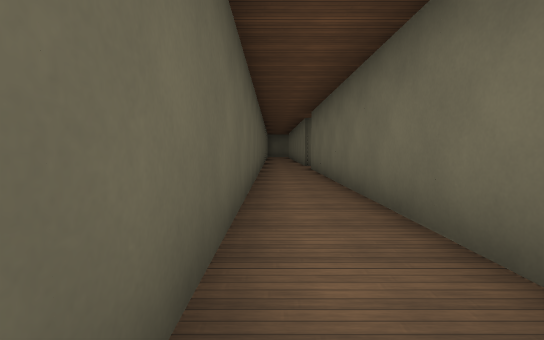
View 1 (above)

24 first-person views from a walk through a level from a Godot 3-D game. The camera is 1.4 m above the floor, tilts 4° down and sees 85° across. The floor is counted in squares, 2 m on a side. Each view is taken from the middle of a square. On the plan, view 1 faces up. The plan holds only what a view shows up to about 10 squares ahead; the rest is blank. The place goes on beyond the plan. Surface patterns are stand-ins for the level's own textures.

View 2
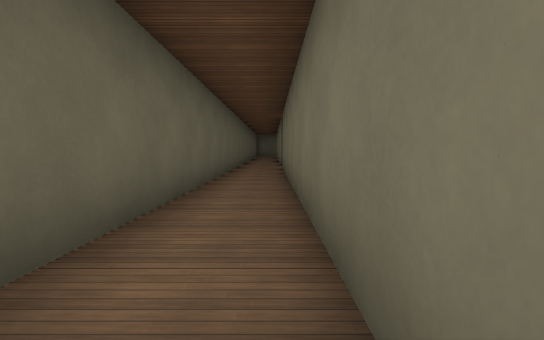

View 3
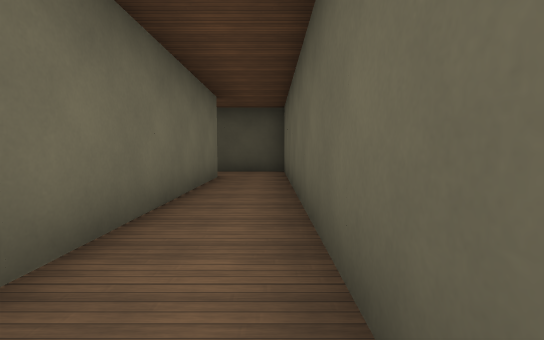

View 4
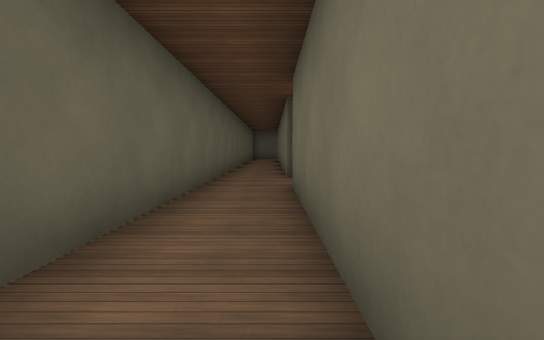

View 5
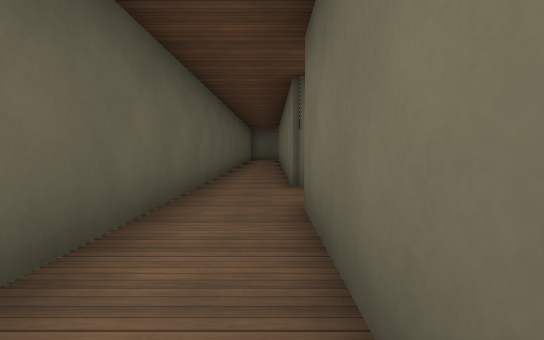

View 6
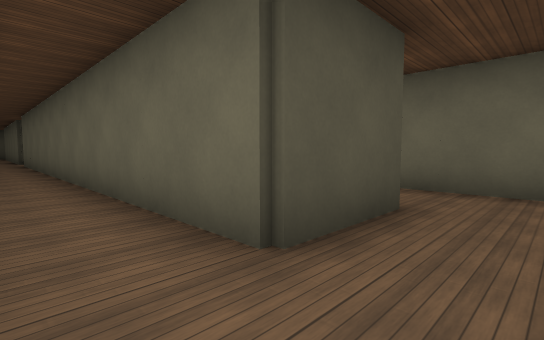

View 7
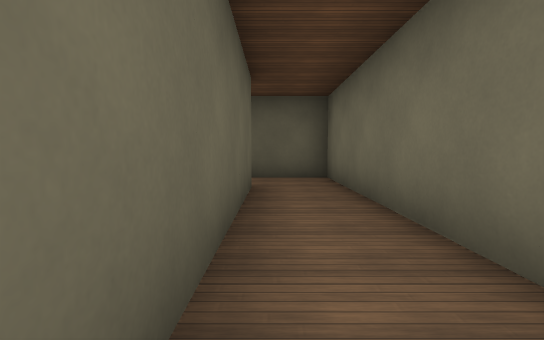

View 8
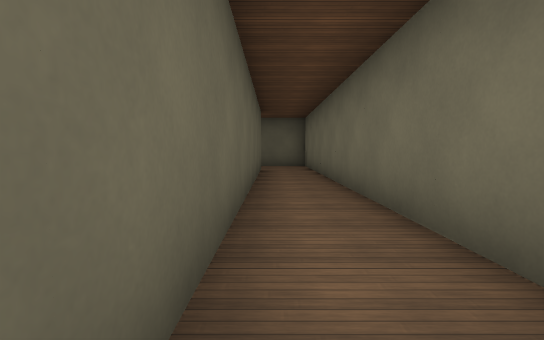

View 9
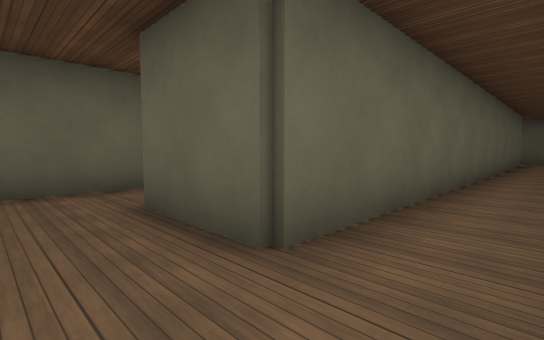

View 10
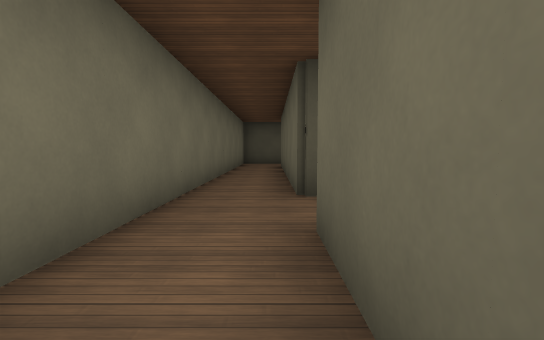

View 11
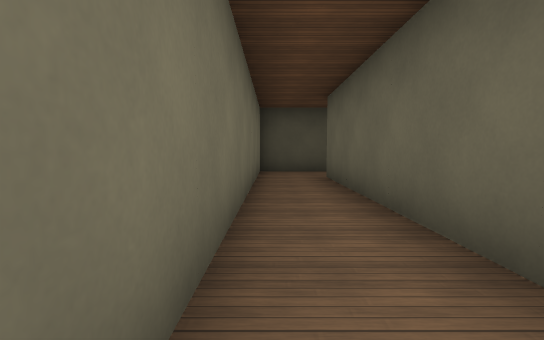

View 12
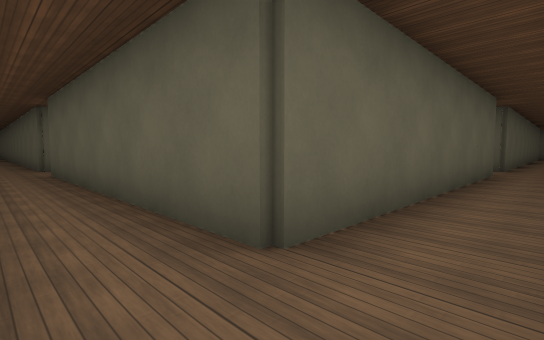

View 13
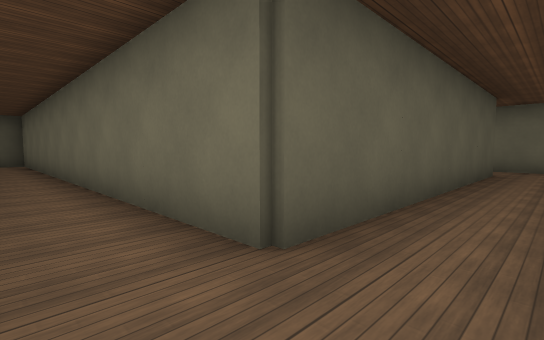

View 14
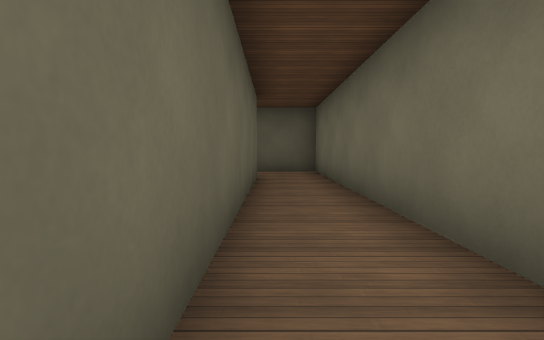

View 15
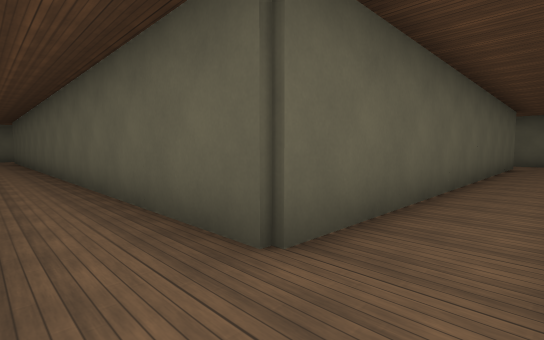

View 16
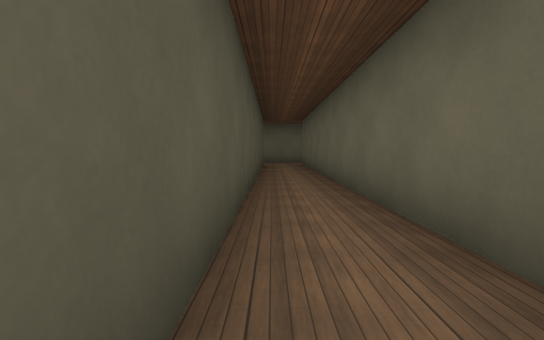

View 17
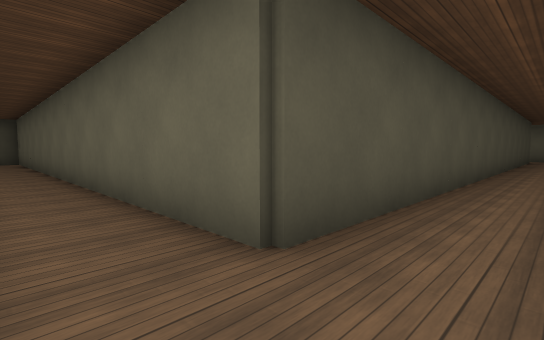

View 18
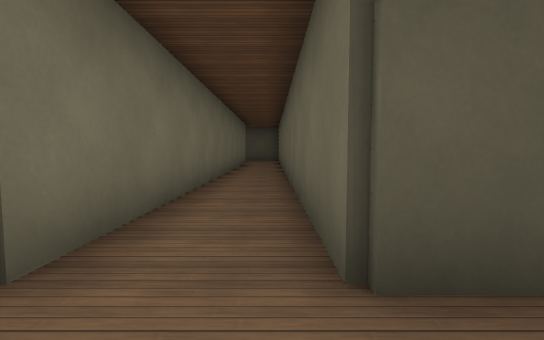

View 19
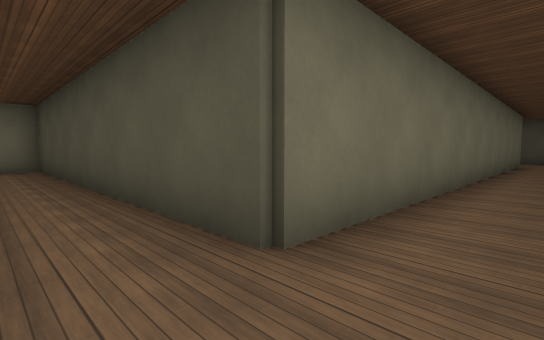

View 20
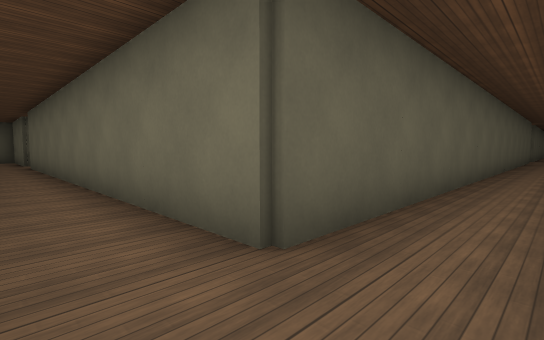

View 21
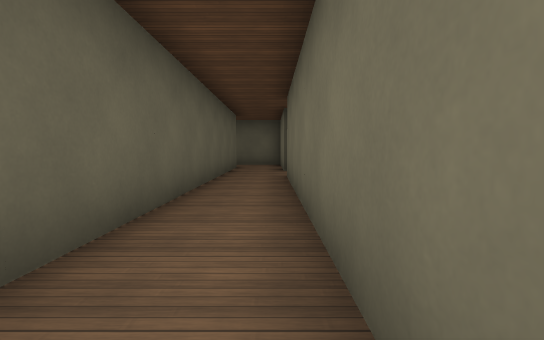

View 22
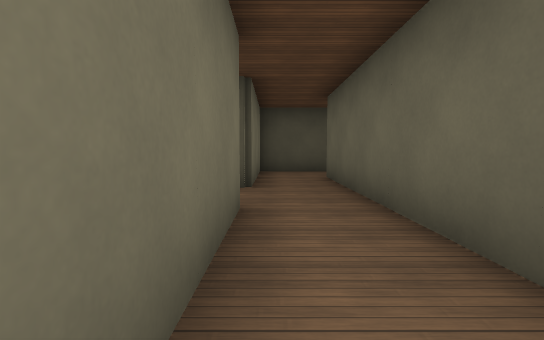

View 23
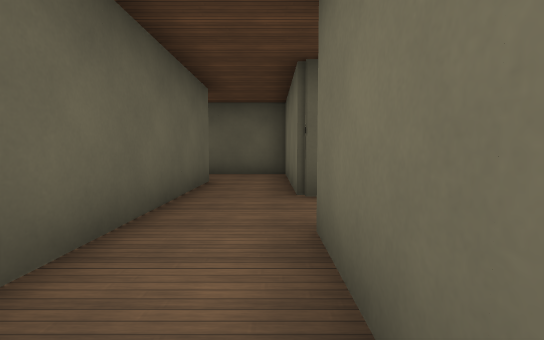

View 24
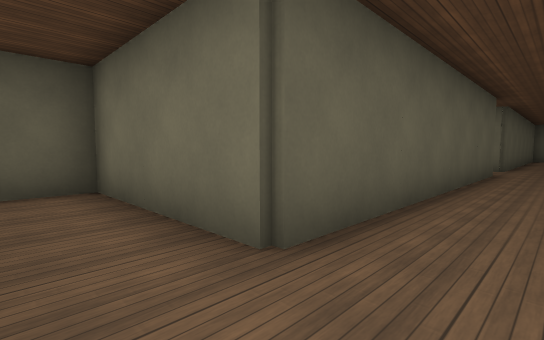

### Floor plan
Points are (right, up) in squares from view 1. A wall is a line through its corners. A room is listed if a view was taken in it or the views show most of it. See-through windows are left out.
Room 1 (views 1, 2, 3, 4, 5)
walls: (1.4, -3.6) (1.4, 10.6); (1.4, 12.4) (1.4, 13.2); (-0.4, 13.5) (-0.4, -5.4) (1.8, -5.4)
ways out: opening at (2.5, -4.5) to room 2; opening at (2.5, 11.5) to room 2
Room 2 (views 6, 7, 8, 9, 10, 11, 12, 13, 14, 15, 16, 17, 18, 19, 20, 21, 22, 23, 24)
walls: (-13.1, 0.4) (-14.6, 0.4); (-6.4, -1.8) (-6.4, -13.6) (-24.6, -13.6) (-24.6, -1.5); (-16.5, 0.4) (-24.6, 0.4) (-24.6, 4.4) (-26.9, 4.4); (3.6, -5.4) (3.6, -13.6) (-4.6, -13.6) (-4.6, 0.4) (-6.5, 0.4); (-26.4, 2.5) (-26.4, -7.6); (5.4, 1.4) (5.4, 12.4) (3.5, 12.4); (1.4, 10.6) (3.6, 10.6) (3.6, -3.6) (1.4, -3.6); (-20.6, -15.4) (-6.4, -15.4) (-6.4, -25.5); (-26.4, -11.4) (-26.4, -17.5); (-24.6, -18.9) (-24.6, -15.6); (-26.8, -19.4) (-24.6, -19.4); (-4.6, -25.5) (-4.6, -15.4) (5.4, -15.4) (5.4, -2.4)
ways out: opening at (2.5, -4.5) to room 1; opening at (2.5, 11.5) to room 1

Positions as (right, up) in squares from view 1, and headings:
1: (0, 0), facing up
2: (1, 0), facing up
3: (0, 4), facing down
4: (1, 5), facing up
5: (1, 7), facing up
6: (5, 12), facing down-left
7: (4, 5), facing up
8: (4, 0), facing up
9: (5, -5), facing up-left
10: (4, -1), facing down
11: (5, -6), facing down
12: (5, -15), facing up-left
13: (-6, -15), facing up-right
14: (-6, -9), facing up
15: (-5, -15), facing up-left
16: (-11, -15), facing left
17: (-5, -14), facing down-left
18: (-6, -14), facing down
19: (-6, -14), facing down-right
20: (-26, -15), facing up-right
21: (-25, -9), facing up
22: (-25, -10), facing down
23: (-25, -4), facing up
24: (-26, -1), facing up-right
